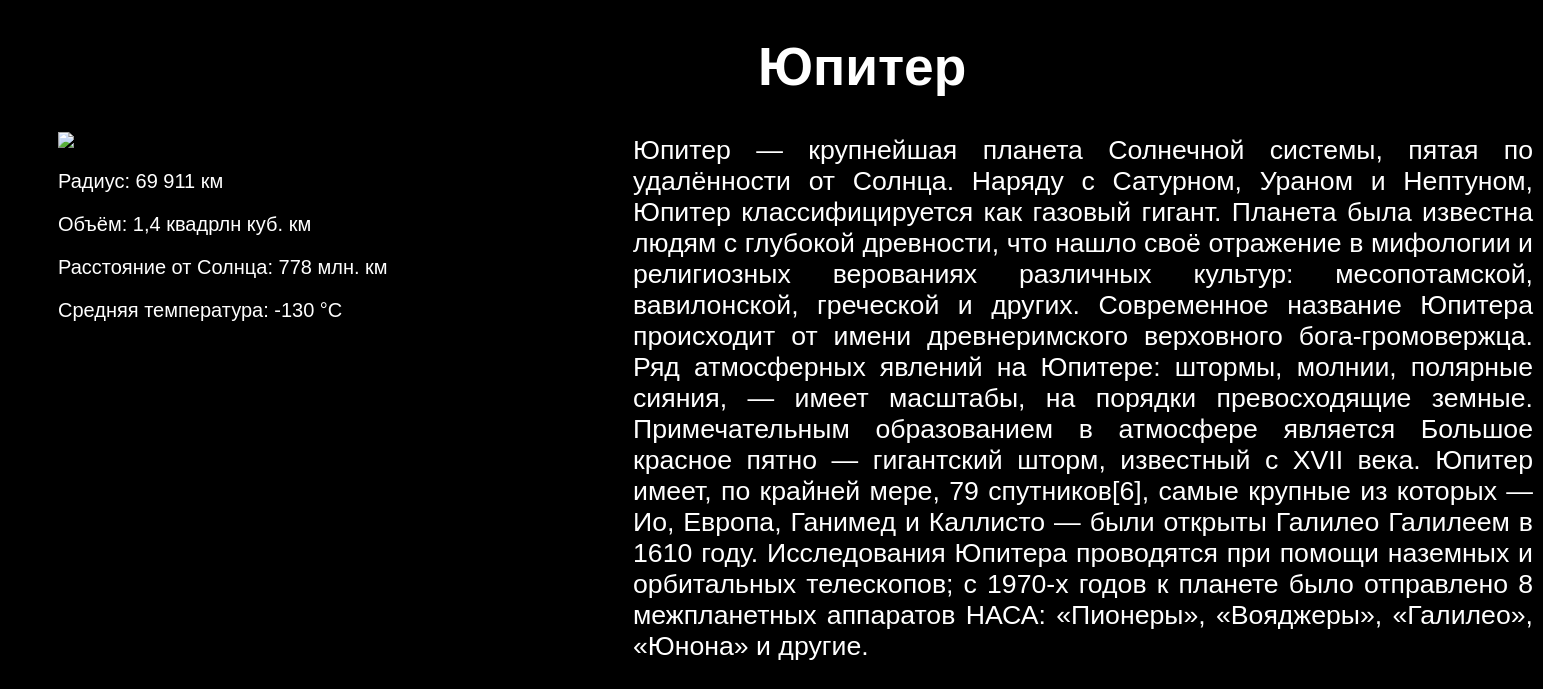
/jupiter, run on the app's committed database.
### tables this page shows
CREATE TABLE Объекты (ID INTEGER PRIMARY KEY NOT NULL, Название TEXT, Информация TEXT, Радиус TEXT, Объём TEXT, "Расстояние от Солнца" TEXT, Температура TEXT);

### main.py (the view)
@app.route('/jupiter')
def jupiter():
    con = sqlite3.connect("db/Солнечная система.db")
    cur = con.cursor()
    rezult = cur.execute('''SELECT * FROM Объекты WHERE ID LIKE ?''', (4,))
    rows = cur.fetchall()
    full_filename = os.path.join(app.config['UPLOAD_FOLDER'], 'jupiter.jpg')
    return render_template('page.html', img=full_filename,
                           title=rows[0][1], object=rows[0][1], info=rows[0][2], radius=rows[0][3],
                           volume=rows[0][4], distance=rows[0][5], temperature=rows[0][6])

### templates/page.html (shortened to what this page needs)
<!DOCTYPE html>
    <html lang="en">
    <head>
        <link rel="stylesheet" type="text/css" href="{{url_for('static', filename='css/page_style.css')}}" />
    </head>
    <body>
        <h1>{{ object }}</h1>
        <img src="{{ img }}" width="500" height="500"
           alt="здесь должна была быть картинка, но не нашлась">
        <p align="justify" class="info">{{ info }}</p>
        <p class="rad">Радиус: {{ radius }}</p>
        <p class="vol">Объём: {{ volume }}</p>
        <p class="dist">Расстояние от Солнца: {{ distance }}</p>
        <p class="temp">Средняя температура: {{ temperature }}</p>
    </body>
</html>

### static/css/page_style.css (style rules this page uses)
body { background-color: black; }
h1 { margin-left: 750px; font-family: Verdana, Arial, Helvetica, sans-serif; font-size: 40pt; color:white; }
img { margin-left: 50px; }
.info { font-family: Verdana, Arial, Helvetica, sans-serif; position: absolute; width: 900px; height: 100px; top: 0; left 0; margin-left: 625px; margin-top: 135px; font-size: 20pt; color: white; }
.rad { font-family: Verdana, Arial, Helvetica, sans-serif; font-size: 15pt; margin-left: 50px; color: white; }
.vol { font-family: Verdana, Arial, Helvetica, sans-serif; font-size: 15pt; margin-left: 50px; color: white; color: white; }
.dist { font-family: Verdana, Arial, Helvetica, sans-serif; font-size: 15pt; margin-left: 50px; color: white; color: white; }
.temp { font-family: Verdana, Arial, Helvetica, sans-serif; font-size: 15pt; margin-left: 50px; color: white; color: white; }

### data on the page
Объекты: Название "Юпитер", Информация "Юпитер — крупнейшая планета Солнечной системы, пятая по удалённости от Солнца. Наряду с Сатурном, Ураном и Нептуном, Юпитер классифицируется как газовый гигант. Планета была известна людям с глубокой древности, что нашло своё отражение в мифологии и религиозных верованиях различных культур: месопотамской, вавилонской, греческой и других. Современное название Юпитера происходит от имени древнеримского верховного бога-громовержца. Ряд атмосферных явлений на Юпитере: штормы, молнии, полярные сияния, — имеет масштабы, на порядки превосходящие земные. Примечательным образованием в атмосфере является Большое красное пятно — гигантский шторм, известный с XVII века. Юпитер имеет, по крайней мере,…", Радиус "69 911 км", Объём "1,4 квадрлн куб. км", Расстояние от Солнца "778 млн. км", Температура "-130 °С"
